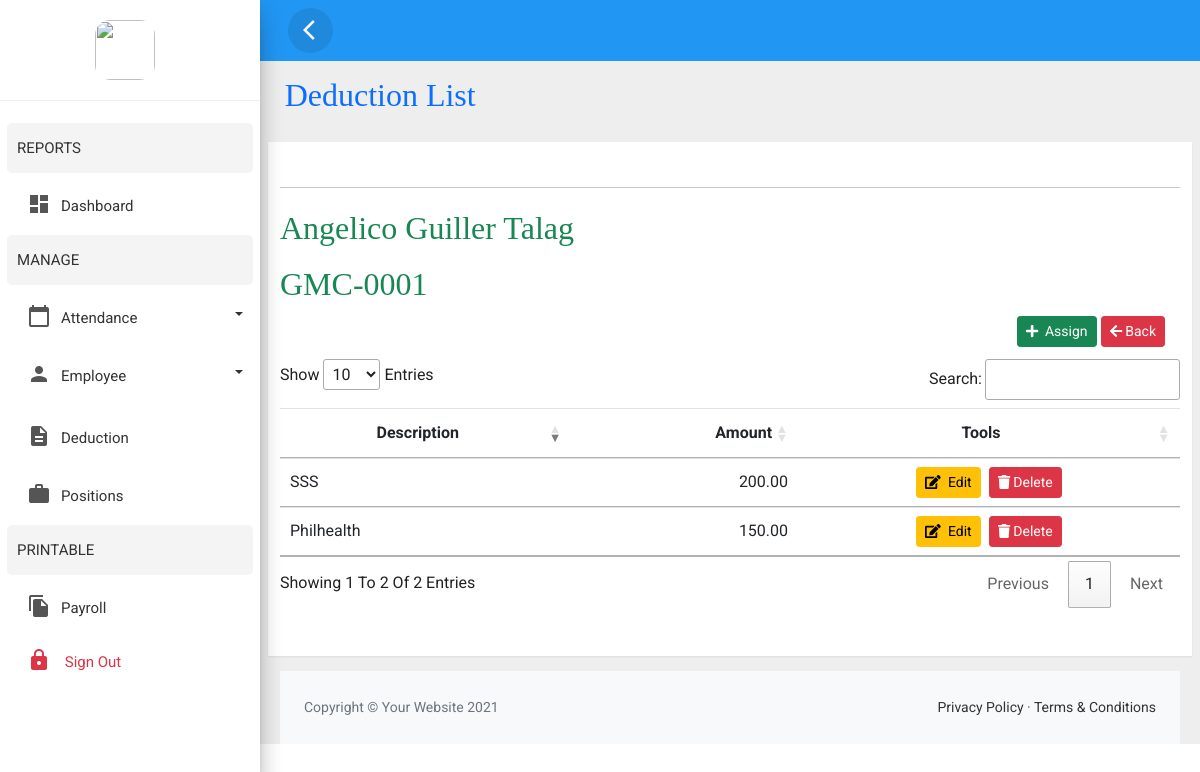
The page /admin/deduction.php?id=57 (signed in) on the database its author committed.
### tables this page shows
CREATE TABLE `userinfo` (
  `userInfoID` int(11) NOT NULL,
  `firstname` varchar(50) NOT NULL,
  `middlename` varchar(50) NOT NULL,
  `lastname` varchar(50) NOT NULL,
  `contactNumber` char(11) NOT NULL,
  `userAddress` varchar(50) NOT NULL,
  `gender` varchar(10) NOT NULL,
  `bday` date NOT NULL,
  `emailAddress` varchar(255) NOT NULL,
  `registrationDate` date NOT NULL,
  `position` int(11) DEFAULT 1,
  `basicSalary` double(11,2) DEFAULT 0.00,
  `employeeID` char(8) NOT NULL,
  `employeeStatus` varchar(20) NOT NULL,
  `userPhoto` longblob NOT NULL
);

CREATE TABLE `deduction` (
  `deductionID` int(11) NOT NULL,
  `deduction_name` varchar(30) NOT NULL,
  `deduction_amount` double(9,2) NOT NULL DEFAULT 0.00,
  `deduction_date` date NOT NULL,
  `deduction_status` char(1) NOT NULL DEFAULT '1',
  `userInfoID` int(11) NOT NULL
);

### admin/includes/autoloader.inc.php (called while the page is built, shortened)
<?php
function myAutoLoader($className) {
    $path = "../classes/";
    $extension = ".class.php";
    $fullPath = $path . $className . $extension;
}
?>

### classes/DbConnection.class.php (called while the page is built, shortened)
<?php
class DbConnection
{
    private $host = 'localhost';
    private $username = 'root';
    private $password = '';
    private $database = 'gmc_payroll';
    protected $connection;
    public function __construct()
    {
        if (!isset($this->connection)) {
            $this->connection = new mysqli(
                $this->host,
                $this->username,
                $this->password,
                $this->database
            );
        }
        return $this->connection;
    }
}

### classes/Admin.class.php (called while the page is built, shortened)
<?php
class Admin extends User
{
	public function getEmployeeInfo($id)
	{
		$sql = "SELECT * FROM userinfo, positionlist WHERE positionlist.positionID = userinfo.position AND userinfo.userInfoID = $id";
		$query = $this->getDetails($sql);
		return $query;
	}
}

### classes/User.class.php (called while the page is built, shortened)
<?php
class User extends DbConnection
{
    public function getDetails($sql)
    {
        $query = $this->connection->query($sql);
        $data = $query->fetch_array();
        return $data;
    }
    public function setInfo($sql)
    {
        $query = $this->connection->query($sql);
        return $query;
    }
}

### classes/AdminView.class.php (called while the page is built, shortened)
<?php
class AdminView extends Admin
{
    public function employeeDetails($id)
    {
        $display = $this->getEmployeeInfo($id);
        return $display;
    }
}

### classes/Deduction.class.php (called while the page is built, shortened)
<?php
class Deduction extends Admin
{
    public function getDeductionData($id)
    {
        $sql = "SELECT * FROM deduction WHERE userInfoID = $id  AND deduction_status ='1' ";
        $query = $this->setInfo($sql);
        return $query;
    }
}

### admin/deduction.php (the view, shortened to what this page needs)
<?php
include 'header.php';
$data = new DeductionView();
$details = new AdminView();
$employeeDetails = $details->employeeDetails($_GET['id']);
?>
<div class="main-content">
  <div class="row ">
    <div class="container-fluid" style="width: 99%;">
      <h2 class="text-primary" style="font-family:Times, Times New Roman, serif;"> Deduction List</h2>
    </div>
    <div class="card container-fluid bg-white rounded">
      <br>
      <hr>
      <h2 class="text-left text-success" style="font-family:Times, Times New Roman, serif;"><?php echo $employeeDetails['firstname']  . " " . $employeeDetails['lastname']; ?></h2>
      <h2 class="text-left text-success" style="font-family:Times, Times New Roman, serif;"> <?php echo $employeeDetails['employeeID']; ?> </h2>
      <div class="col-md-12 text-right">
        <button type="button" class="btn btn-sm btn-success addDeductionButton" name="addDeductionButton" value="addDeductionButton" id="<?php echo $_GET['id']; ?>"><i class="fa fa-plus"></i>&nbsp; Assign</button>
        <button type="button" class=" text-right btn btn-sm btn-danger btn-flat" data-bs-placement="left" onclick="history.back()"><i class="fa fa-arrow-left"></i> Back</button>
      </div>
      <table id="extra" class="table table-hover">
        <thead>
          <th style="text-align: center; vertical-align: middle;">Description</th>
          <th style="text-align: right; vertical-align: middle;">Amount</th>
          <th style="text-align:center;">Tools</th>
        </thead>
        <tbody id="deduction_result">
          <?php
          $data->displayDeductionData($_GET['id']);
          ?>
        </tbody>
      </table>
    </div>
  </div>
  <?php
  include 'footer.php';
  ?>

### classes/DeductionView.class.php (shortened to what this page needs)
<?php
class DeductionView extends Deduction
{
    public function displayDeductionData($id)
    {
        $data = $this->getDeductionData($id);
        foreach ($data as $row) {
            echo
            '
                <tr>
                    <td style="text-align: left;vertical-align: middle;">' . $row['deduction_name'] . '</td>
                    <td style="text-align: right; vertical-align: middle;">' . $row['deduction_amount'] . '</td>
                    <td style="text-align: center; vertical-align: middle;">
                    <button type="button" class="btn btn-sm btn-warning text-black editDeductionButton" name="  " value="editDeductionButton" id="' . $row['deductionID'] . '"><i class="fa fa-edit"></i>&nbsp; Edit</button>&nbsp;
                    <button class="btn btn-sm btn-danger removeDeductionData" name="removeDeductionData" value="removeDeductionData" id="' . $row['deductionID'] . '"><i class="fa fa-trash"></i>&nbsp;Delete</button>
                    </td>
            </tr>';
        }
    }
}

### admin/css/custom.css (style rules this page uses)
body, html { line-height: 1.8; font-family: "Roboto", sans-serif; color: #555e58; text-transform: capitalize; text-rendering: optimizeLegibility !important; -webkit-font-smoothing: antialiased !important; font-weight: 400; margin: 0px; padding: 0px; }
h1, h2, h3, h4, h5, h6, .h1, .h2, .h3, .h4 { font-weight: 400; line-height: 1.5em; }
button { cursor: pointer; }
.main-content { padding: 10px 20px 0px 20px; position: relative; width: 100%; }
.card { margin: 10px 0; }
.card { border-radius: 0px !important; }
.card { display: inline-block; position: relative; border: none !important; width: 100%; margin: 15px 0; box-shadow: 0 1px 2px rgb(0 0 0 / 8%); border-radius: 6px; color: rgba(0, 0, 0, 0.87); background: #fff; }
.table > thead > tr > th { border-bottom-width: 1px; font-size: 16px; font-weight: 400; }

### rows shown on the page
userinfo: firstname "Angelico Guiller", lastname "Talag", employeeID "GMC-0001"
deduction: deduction_name "SSS", deduction_amount "200.00"
deduction: deduction_name "Philhealth", deduction_amount "150.00"
